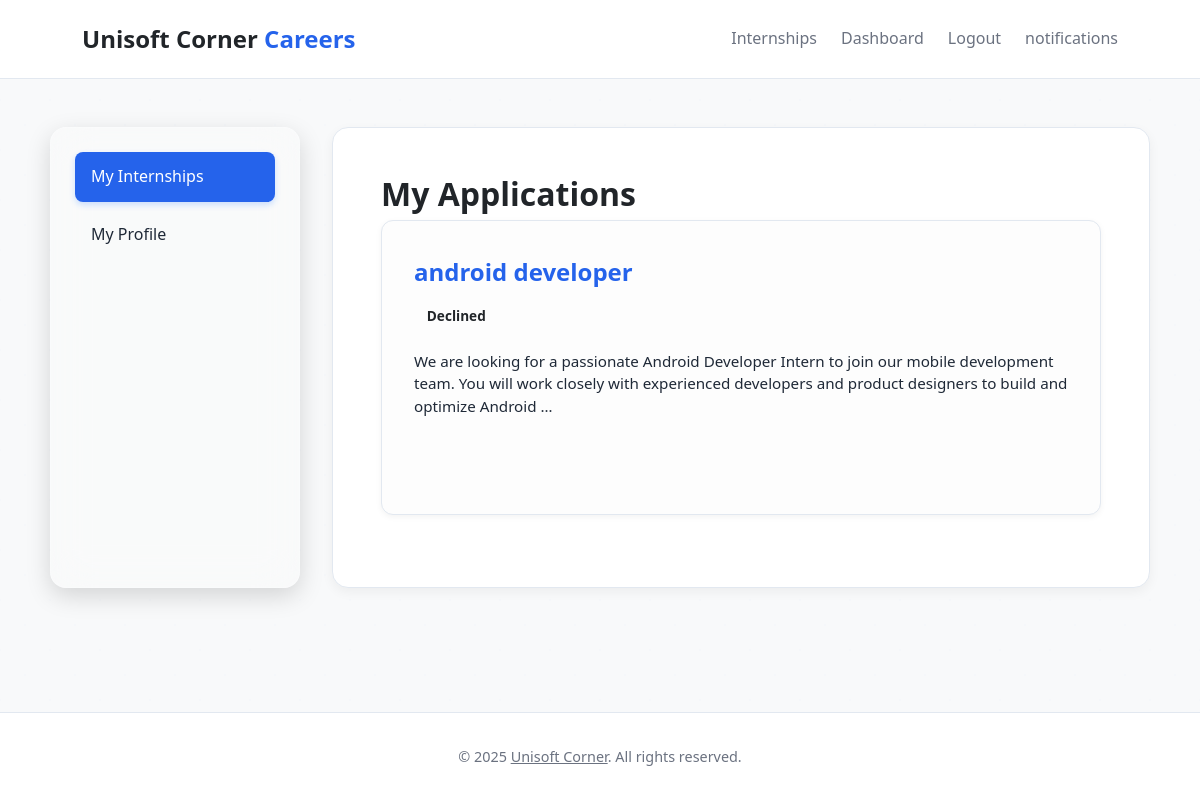
Page /account/my-internships/ (signed in) on the earlier database version.
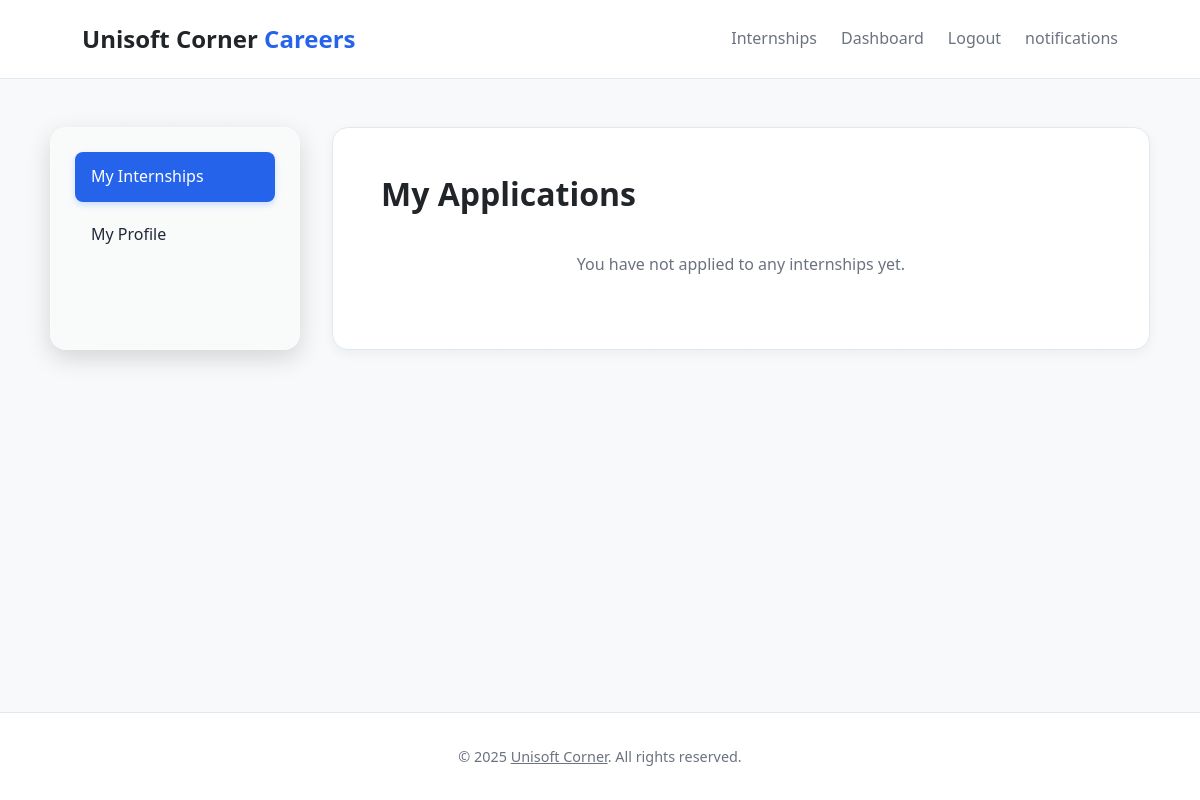
Same page on the later database version.
### applications/models.py (models this page shows, shortened)
class Application(models.Model):
    STATUS_CHOICES = (
        ('applied', 'Applied'),
        ('offered', 'Offered'),
        ('accepted', 'Accepted'),
        ('working', 'Working'),
        ('rejected', 'Rejected'),
        ('offer_expired', 'Offer Expired'),
        ('auto_rejected', 'Auto Rejected'),
        ('declined','Declined')
    )
    user = models.ForeignKey(settings.AUTH_USER_MODEL, on_delete=models.CASCADE)
    internship = models.ForeignKey(Internship, on_delete=models.CASCADE)
    sop = models.TextField(blank=True, null=True)
    resume = models.FileField(upload_to='resumes/')
    applied_at = models.DateTimeField(auto_now_add=True)
    updated_at = models.DateTimeField(auto_now=True)
    status = models.CharField(max_length=20, choices=STATUS_CHOICES, default='applied')
    offer_made_at = models.DateTimeField(null=True, blank=True)
    offer_expiration = models.DurationField(default=timedelta(hours=72))  # 72-hour window
    admin_notes = models.TextField(blank=True,null=True)
    class Meta:
        unique_together = ('user', 'internship')
        ordering = ['-applied_at']

### internships/models.py (models this page shows, shortened)
class Internship(models.Model):
    TYPE_CHOICES = (
        ('paid', 'Paid'),
        ('unpaid', 'Unpaid'),
    )
    title = models.CharField(max_length=200)
    description = models.TextField()
    type = models.CharField(max_length=10, choices=TYPE_CHOICES)
    skills_required = models.ManyToManyField(Skill, blank=True)
    requirements = models.TextField()
    eligibility = models.TextField()
    duration = models.CharField(max_length=50)
    location = models.CharField(max_length=100)
    application_deadline = models.DateField()
    max_positions = models.PositiveIntegerField(default=1)
    current_accepted = models.PositiveIntegerField(default=0)
    is_active = models.BooleanField(default=True)
    created_at = models.DateTimeField(auto_now_add=True)

### users/views.py (the view)
# urls.py: path('my-internships/', views.my_internships_view, name='my_internships'),
@login_required
def my_internships_view(request):
    applications = Application.objects.filter(user=request.user)
    context = {'applications': applications}
    return render(request, "users/my_internships.html", context)

### templates/users/my_internships.html (shortened to what this page needs)
{% extends 'core/base.html' %}
{% block content %}
<div class="container dashboard-container">
    <aside class="dashboard-sidebar">
        <nav class="sidebar-nav">
            <ul>
                <li><a href="{% url 'users:my_internships' %}" class="active">My Internships</a></li>
                <li><a href="{% url 'users:dashboard' %}">My Profile</a></li>
            </ul>
        </nav>
    </aside>
    <div class="dashboard-content">
        <h1>My Applications</h1>
        {% for application in applications %}
            <div class="application-card">
                <a href="{% url 'internships:internship_detail' application.internship.id %}" class="card-link">
                    <h2>{{ application.internship.title }}</h2>
                    <span class="status status-{{ application.status|slugify }}">{{ application.get_status_display }}</span>
                    <p>{{ application.internship.description|truncatewords:30 }}</p>
                </a>
                <div class="actions">
                </div>
            </div>
        {% empty %}
            <p class="empty-state">You have not applied to any internships yet.</p>
        {% endfor %}
    </div>
</div>
{% endblock %}

Differences in the rows shown:
removed Application: internship "android developer", status "Declined", internship.description "We are looking for a passionate Android Developer Intern to join our mobile development team. You will work closely with experienced developers and product designers to build and optimize Android …"
Other differences:
text now shown: "You have not applied to any internships yet."
